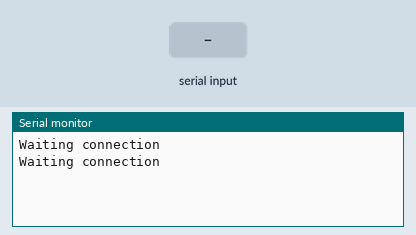
A sketch run on a simulated Arduino Uno, built with avr-gcc and run on an emulated ATmega328P. Shown: the last lines printed to the serial monitor. The inputs (shaded band) are chosen by the test bench.

Above: at 1.0 s.
1.1 s: "#mx=0" received over Serial
At 3.5 s:
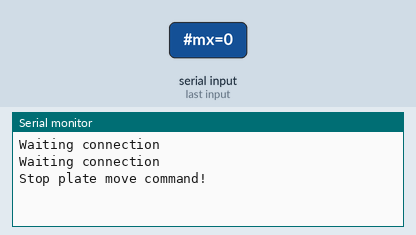
3.8 s: "#my=0" received over Serial
At 5.7 s:
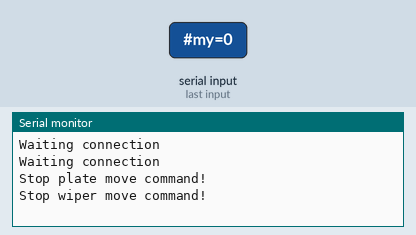
6.3 s: "m" received over Serial
At 8.8 s:
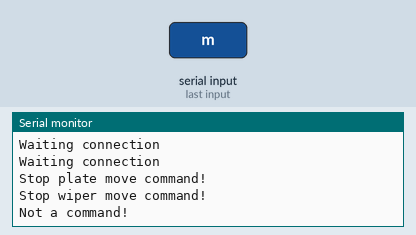

Measured:
- after the input at 1.1 s, the serial monitor: prints a new line after 1.3 s (image 1)
- after the input at 3.8 s, the serial monitor: prints a new line after 1.0 s (image 2)
- after the input at 6.3 s, the serial monitor: prints a new line after 1.0 s (image 3)

The sketch:

SimplePrintToSerial.ino
```cpp
int inByte = 0;         // incoming serial byte
String incomingCommand;

void setup() {
  Serial.begin(115200);
  while (!Serial) {
    ; // wait for serial port to connect. Needed for native USB port only
  }
  establishContact();  // send a byte to establish contact until receiver responds
}

void loop() {
  if (Serial.available() > 0) {
    // get incoming string:
    incomingCommand = Serial.readString();
    commandParser(incomingCommand);
  }
}

void commandParser(String command){
  if (command[0]!='#'){
    Serial.println("Not a command!");
    return;
  }

  if (command.startsWith("#mx=0")){
    Serial.println("Stop plate move command!");
    return;
  }

  if (command.startsWith("#my=0")){
    Serial.println("Stop wiper move command!");
    return;
  }

  char firstLetter = command[1];
  switch (firstLetter){
    //motor control
    case 'm':Serial.println("Move command!");break;
    case 'e':Serial.println("Emergy stop command!");break;
    //laser control
    case 'c':Serial.println("Circle command!");break;
    case 'l':Serial.println("Line command!");break;
    case 'd':Serial.println("Exposure time command!");break;
    case 's':Serial.println("Step command!");break;
    case 'p':Serial.println("Power command!");break;
    default: Serial.println("Unknow command!");break;
  }
}

void establishContact() {
  while (Serial.available() <= 0) {
    Serial.println("Waiting connection");   // send an initial string
    delay(700);
  }
}
```
